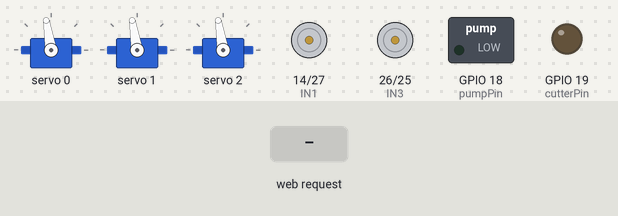
A sketch run on a simulated ESP32. On the bench: 3 × servo, motor-driver pin pairs drawn as motors (green arrow = first pin HIGH = forward, orange = second pin HIGH = backward, longer = more drive, scaled by the enable pin), switched loads named in the sketch (green lamp = pin HIGH), output pins drawn as LEDs (lit = HIGH). Inputs (shaded band) come from the test bench.

Above: at 1.2 s.
1.3 s: HTTP request GET /f received
At 1.6 s:
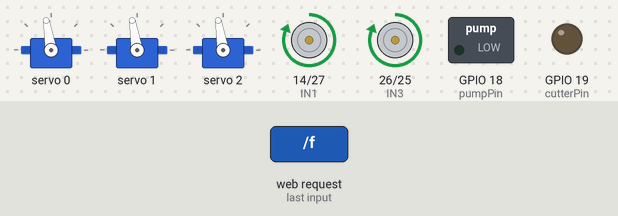
2.8 s: HTTP request GET /b received
At 4.0 s:
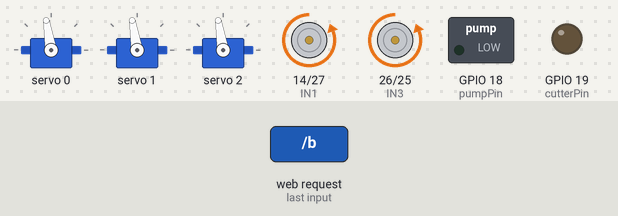
4.3 s: HTTP request GET /l received
At 5.1 s:
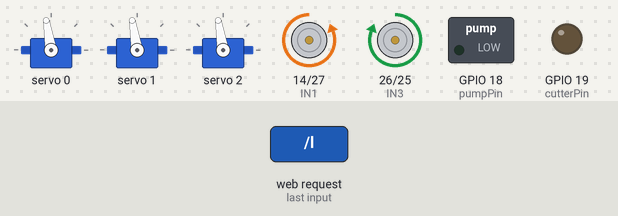
5.8 s: HTTP request GET /r received
At 6.2 s:
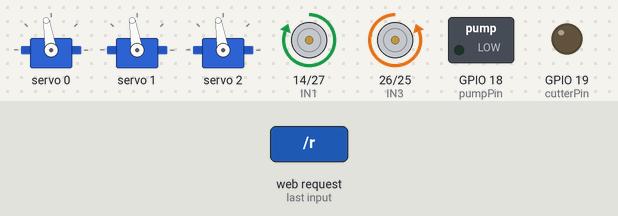
7.3 s: HTTP request GET /bl received
At 8.7 s:
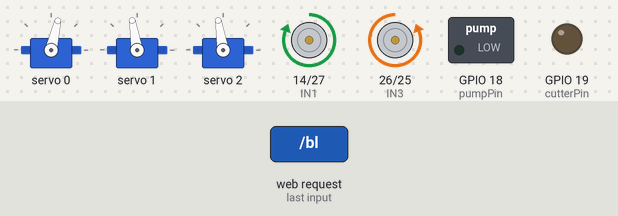
9.1 s: HTTP request GET /s received
At 10.0 s:
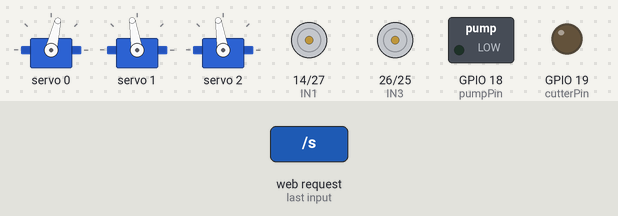
Timing chart, 0 to 11.6 s (numbered marks = the images above; inputs shaded):
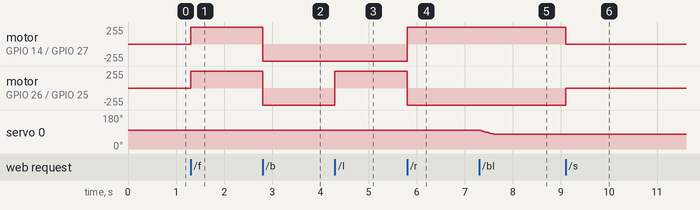

Measured:
- after the input at 1.3 s, motor on GPIO 14 (IN1) / GPIO 27 (IN2), motor on GPIO 26 (IN3) / GPIO 25 (IN4): stopped → forward 255/255 at once
- after the input at 2.8 s, motor on GPIO 14 (IN1) / GPIO 27 (IN2), motor on GPIO 26 (IN3) / GPIO 25 (IN4): forward 255/255 → backward 255/255 at once
- after the input at 4.3 s, motor on GPIO 26 (IN3) / GPIO 25 (IN4): backward 255/255 → forward 255/255 at once
- after the input at 5.8 s, motor on GPIO 14 (IN1) / GPIO 27 (IN2): backward 255/255 → forward 255/255 at once; motor on GPIO 26 (IN3) / GPIO 25 (IN4): forward 255/255 → backward 255/255 at once
- after the input at 7.3 s, servo 0: moves from 99° to 77° over 0.28 s, starting at once
- after the input at 9.1 s, motor on GPIO 14 (IN1) / GPIO 27 (IN2): forward 255/255 → stopped at once; motor on GPIO 26 (IN3) / GPIO 25 (IN4): backward 255/255 → stopped at once

The sketch:

Farm_bot_EQFI.ino
```cpp
#include <WiFi.h>
#include <WebServer.h>
#include <Wire.h>
#include <Adafruit_PWMServoDriver.h>

/* ================= WIFI ================= */
const char* ssid = "FarmBot";
const char* password = "12345678";

/* ================= SERVER ================= */
WebServer server(80);

/* ================= PCA9685 ================= */
Adafruit_PWMServoDriver pca = Adafruit_PWMServoDriver();

#define SERVOMIN 120
#define SERVOMAX 520

#define SERVO_STEP   20   // degrees per button press
#define SERVO_SPEED  2    // smooth step (slow = safe)
#define SERVO_DELAY  30   // delay per step (ms)

int baseAngle = 90;
int armAngle  = 90;
int gripAngle = 90;

/* ================= L298N ================= */
#define IN1 14
#define IN2 27
#define IN3 26
#define IN4 25
#define ENA 33
#define ENB 32

/* ================= TOOLS ================= */
#define pumpPin   18
#define cutterPin 19

/* ================= SENSOR ================= */
#define soilPin 34

/* ================= SERVO FUNCTIONS ================= */
void setServo(uint8_t ch, int angle) {
  angle = constrain(angle, 0, 180);
  int pulse = map(angle, 0, 180, SERVOMIN, SERVOMAX);
  pca.setPWM(ch, 0, pulse);
}

void moveServoSmooth(uint8_t ch, int &angle, int change) {
  int target = constrain(angle + change, 0, 180);
  if (target == angle) return;

  int step = (target > angle) ? SERVO_SPEED : -SERVO_SPEED;

  for (int a = angle; a != target; a += step) {
    setServo(ch, a);
    delay(SERVO_DELAY);
    if (abs(a - target) < SERVO_SPEED) break;
  }

  angle = target;
  setServo(ch, angle); // final stable position
}

/* ================= ARM / GRIPPER ================= */
void baseL(){ moveServoSmooth(0, baseAngle, -SERVO_STEP); server.send(200); }
void baseR(){ moveServoSmooth(0, baseAngle,  SERVO_STEP); server.send(200); }
void armU() { moveServoSmooth(1, armAngle,   SERVO_STEP); server.send(200); }
void armD() { moveServoSmooth(1, armAngle,  -SERVO_STEP); server.send(200); }
void gripO(){ moveServoSmooth(2, gripAngle,  SERVO_STEP); server.send(200); }
void gripC(){ moveServoSmooth(2, gripAngle, -SERVO_STEP); server.send(200); }

/* ================= MOVEMENT ================= */
void forward(){ digitalWrite(IN1,1); digitalWrite(IN2,0); digitalWrite(IN3,1); digitalWrite(IN4,0); server.send(200); }
void back()   { digitalWrite(IN1,0); digitalWrite(IN2,1); digitalWrite(IN3,0); digitalWrite(IN4,1); server.send(200); }
void left()   { digitalWrite(IN1,0); digitalWrite(IN2,1); digitalWrite(IN3,1); digitalWrite(IN4,0); server.send(200); }
void right()  { digitalWrite(IN1,1); digitalWrite(IN2,0); digitalWrite(IN3,0); digitalWrite(IN4,1); server.send(200); }
void stopBot(){ digitalWrite(IN1,0); digitalWrite(IN2,0); digitalWrite(IN3,0); digitalWrite(IN4,0); server.send(200); }

/* ================= TOOLS ================= */
void pumpOn()  { digitalWrite(pumpPin,1); server.send(200); }
void pumpOff() { digitalWrite(pumpPin,0); server.send(200); }
void cutOn()   { digitalWrite(cutterPin,1); server.send(200); }
void cutOff()  { digitalWrite(cutterPin,0); server.send(200); }

/* ================= SENSOR ================= */
void soil(){
  int val = analogRead(soilPin);
  int percent = map(val, 4095, 1500, 0, 100);
  percent = constrain(percent, 0, 100);
  server.send(200, "text/plain", String(percent));
}

/* ================= UI ================= */
void handleRoot() {
  server.send(200, "text/html", R"rawliteral(
<!DOCTYPE html><html>
<head>
<meta name="viewport" content="width=device-width, initial-scale=1">
<title>FarmBot Controller</title>
<style>
body{margin:0;background:#0b3d0b;font-family:Arial;color:white}
h2{text-align:center;margin:10px}
.grid{display:grid;grid-template-columns:1fr 1fr;gap:12px;padding:12px}
.card{background:white;color:black;border-radius:14px;padding:10px;text-align:center}
button{width:120px;height:55px;font-size:16px;font-weight:bold;border:none;border-radius:10px;margin:5px;background:#4CAF50;color:white}
button:active{background:#2e7d32}
.red{background:#e53935}
.blue{background:#1e88e5}
.orange{background:#fb8c00}
.value{font-size:26px;font-weight:bold}
</style>
</head>
<body>

<h2>FARMBOT CONTROLLER</h2>

<div class="grid">

<div class="card">
<h3>ROBOT MOVE</h3>
<button data-on="/f">FORWARD</button><br>
<button data-on="/l">LEFT</button>
<button class="red" data-on="/s">STOP</button>
<button data-on="/r">RIGHT</button><br>
<button data-on="/b">BACK</button>
</div>

<div class="card">
<h3>TOOLS</h3>
<button class="blue" onclick="fetch('/pumpOn')">PUMP ON</button>
<button class="red" onclick="fetch('/pumpOff')">PUMP OFF</button><br>
<button class="orange" onclick="fetch('/cutOn')">CUTTER ON</button>
<button class="red" onclick="fetch('/cutOff')">CUTTER OFF</button>
</div>

<div class="card">
<h3>ARM</h3>
<button data-on="/bl">BASE LEFT</button>
<button data-on="/br">BASE RIGHT</button><br>
<button data-on="/au">ARM UP</button>
<button data-on="/ad">ARM DOWN</button>
</div>

<div class="card">
<h3>GRIPPER</h3>
<button data-on="/gc">CLOSE</button><br>
<button data-on="/go">OPEN</button><br><br>
<h3>SOIL</h3>
<div class="value"><span id="soil">--</span>%</div>
</div>

</div>

<script>
function press(url){ fetch(url); }
function release(){ fetch('/s'); }

document.querySelectorAll("button[data-on]").forEach(btn=>{
  btn.addEventListener("mousedown",()=>press(btn.dataset.on));
  btn.addEventListener("mouseup",release);
  btn.addEventListener("mouseleave",release);

  btn.addEventListener("touchstart",(e)=>{e.preventDefault();press(btn.dataset.on);});
  btn.addEventListener("touchend",(e)=>{e.preventDefault();release();});
});

setInterval(()=>{
  fetch('/soil').then(r=>r.text()).then(v=>soil.innerHTML=v);
},1500);
</script>

</body></html>
)rawliteral");
}

/* ================= SETUP ================= */
void setup() {
  pinMode(IN1,OUTPUT); pinMode(IN2,OUTPUT);
  pinMode(IN3,OUTPUT); pinMode(IN4,OUTPUT);
  pinMode(ENA,OUTPUT); pinMode(ENB,OUTPUT);

  pinMode(pumpPin,OUTPUT);
  pinMode(cutterPin,OUTPUT);
  pinMode(soilPin,INPUT);

  digitalWrite(ENA,HIGH);
  digitalWrite(ENB,HIGH);

  Wire.begin();
  pca.begin();
  pca.setPWMFreq(50);

  setServo(0, baseAngle);
  setServo(1, armAngle);
  setServo(2, gripAngle);

  WiFi.softAP(ssid, password);

  server.on("/", handleRoot);

  server.on("/f", forward);
  server.on("/b", back);
  server.on("/l", left);
  server.on("/r", right);
  server.on("/s", stopBot);

  server.on("/bl", baseL);
  server.on("/br", baseR);
  server.on("/au", armU);
  server.on("/ad", armD);
  server.on("/gc", gripC);
  server.on("/go", gripO);

  server.on("/pumpOn", pumpOn);
  server.on("/pumpOff", pumpOff);
  server.on("/cutOn", cutOn);
  server.on("/cutOff", cutOff);

  server.on("/soil", soil);

  server.begin();
}

void loop() {
  server.handleClient();
}
```
